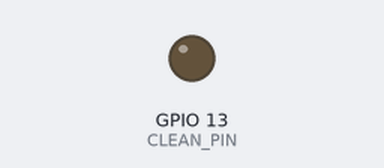
A sketch run on a simulated ESP32. Shown: output pins drawn as LEDs (lit = HIGH). What the sketch prints to the serial monitor is not drawn.

Above: at 3.05 s.
At 5.35 s:
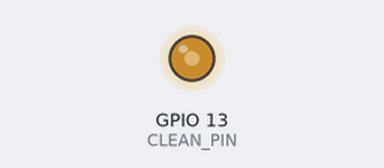
At 9.25 s:
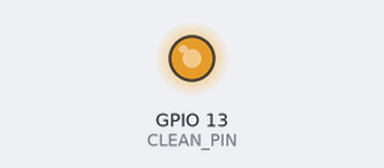
At 15.55 s:
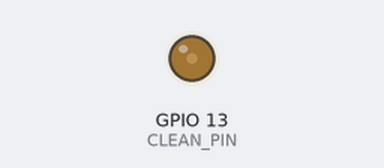
Timing chart, 0 to 26.7 s (numbered marks = the images above):
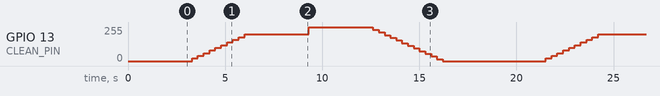

The sketch:

test_6_clean.ino
```cpp
/*
 * test_6：清扫机构测试（刷子电机 + 吸尘风扇，经 MOS 管）
 *
 * 接线：
 *   MOS 管模块 SIG → GPIO 13
 *   MOS 管模块 VCC → 5V（或电池电压）
 *   MOS 管模块 GND → GND
 *   MOS 管输出 → 130 刷子电机 / 3010 吸尘风扇
 *
 *   两个 MOS 管的 SIG 都接 GPIO 13（共用一个引脚，同时开关）
 *
 * 自动流程：
 *   1. 慢速启动（防止电流冲击）
 *   2. 中速运行
 *   3. 全速运行
 *   4. 减速停止
 *   5. 循环
 */

#define CLEAN_PIN  13

void setup() {
  Serial.begin(115200);

  ledcAttach(CLEAN_PIN, 5000, 8);  // 5kHz PWM, 8-bit
  ledcWrite(CLEAN_PIN, 0);

  Serial.println("\n=== test_6：清扫机构（刷子+风扇）===");
  Serial.println("MOS 管 SIG → GPIO 13");
  Serial.println("3 秒后开始...\n");
  delay(3000);
}

int round_num = 0;

void loop() {
  round_num++;
  Serial.printf("\n====== 第 %d 轮 ======\n", round_num);

  // 1. 缓慢加速
  Serial.println("\n--- 缓慢加速 ---");
  for (int spd = 0; spd <= 200; spd += 20) {
    Serial.printf("  速度：%3d / 255\n", spd);
    ledcWrite(CLEAN_PIN, spd);
    delay(300);
  }

  // 2. 中速保持
  Serial.println("\n--- 中速运行 (200) ---");
  ledcWrite(CLEAN_PIN, 200);
  delay(3000);

  // 3. 全速
  Serial.println("--- 全速运行 (255) ---");
  ledcWrite(CLEAN_PIN, 255);
  delay(3000);

  // 4. 缓慢减速
  Serial.println("\n--- 缓慢减速 ---");
  for (int spd = 255; spd >= 0; spd -= 20) {
    Serial.printf("  速度：%3d / 255\n", spd);
    ledcWrite(CLEAN_PIN, spd);
    delay(300);
  }

  // 5. 完全停止
  ledcWrite(CLEAN_PIN, 0);
  Serial.println("\n  停止");

  Serial.println("\n✅ 本轮完成，5 秒后重来\n");
  delay(5000);
}
```
